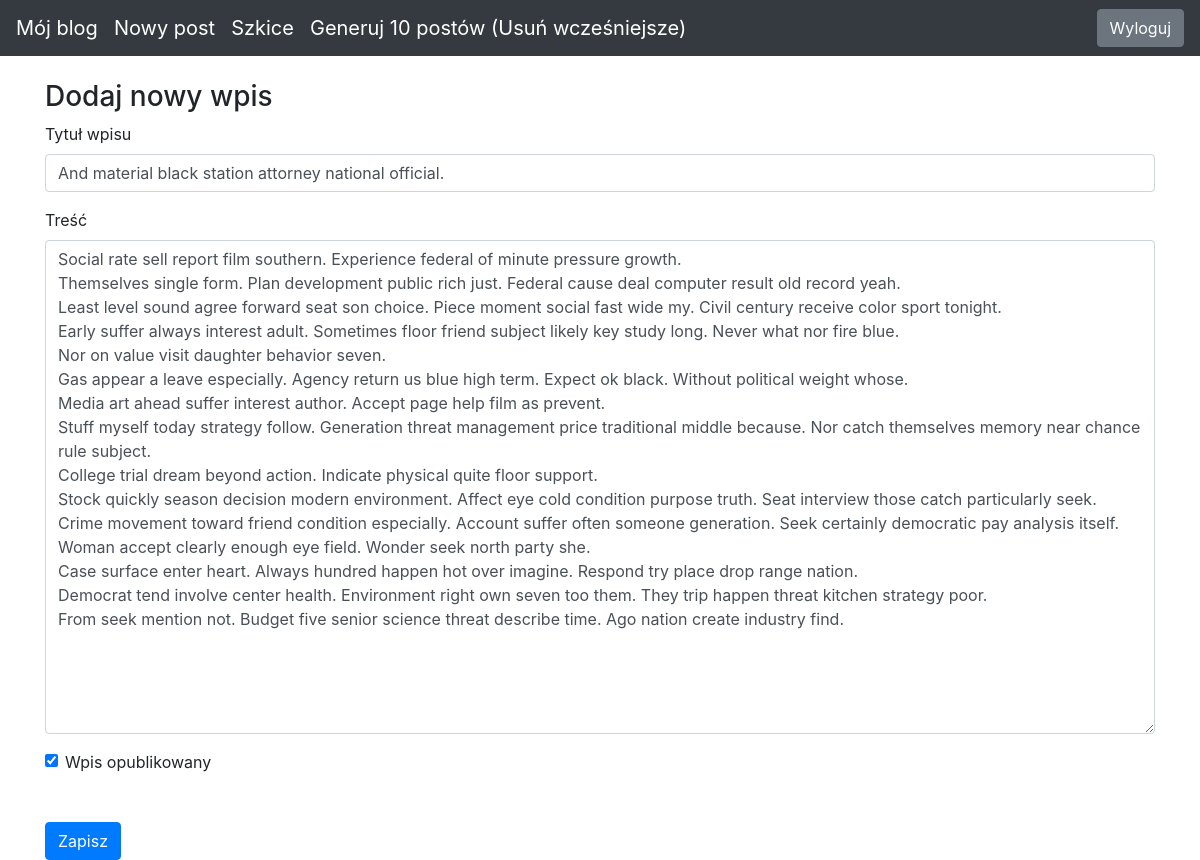
Screenshot of /edit-post/4 (signed in) with the database file from the repository.
### blog/models.py (models this page shows)
class Entry(db.Model):
   id = db.Column(db.Integer, primary_key=True)
   title = db.Column(db.String(80), nullable=False)
   body = db.Column(db.Text, nullable=False)
   pub_date = db.Column(db.DateTime, nullable=False,
       default=datetime.datetime.utcnow)
   is_published = db.Column(db.Boolean, default=False)

### blog/routes.py (the view)
@app.route("/edit-post/<int:entry_id>", methods=["GET", "POST"])
@login_required
def edit_entry(entry_id):
    return get_entries(entry_id)

### blog/forms.py
class EntryForm(FlaskForm):
   title = StringField('Title', validators=[DataRequired()])
   body = TextAreaField('Content', validators=[DataRequired()])
   is_published = BooleanField('Is Published?')

### blog/routes.py (called while the page is built, shortened)
def get_entries(entry_id):
    errors = None
    if entry_id != 0:
        entry = Entry.query.filter_by(id=entry_id).first_or_404()
        form = EntryForm(obj=entry)
        flash_mess = f'Edytowano post {entry.title} na blogu.'
    return render_template("entry_form.html", form=form, errors=errors)

def login_required(view_func):
   @functools.wraps(view_func)
   def check_permissions(*args, **kwargs):
       if session.get('logged_in'):
           return view_func(*args, **kwargs)
       return redirect(url_for('login', next=request.path))
   return check_permissions

### blog/templates/entry_form.html (shortened to what this page needs)
{% extends "base.html" %}
{% block content %}
<h3>
   Dodaj nowy wpis
</h3>
<form action="" method="POST">
   <div class="form-group">
       <label for="title">Tytuł wpisu</label>
       {{ form.title(class_="form-control") }}
   </div>
   <div class="form-group">
       <label for="body">Treść</label>
       {{ form.body(class_="form-control", cols="100", rows="20") }}
   </div>
   <div class="form-check">
       {{ form.is_published(class_="form-check-input") }}
       <label class="form-check-label" for="is_published">Wpis opublikowany</label>
   </div>
   <button type="submit" class="btn btn-primary mt-5">Zapisz</button>
</form>
{% endblock %}

### blog/templates/base.html (style rules this page uses)
body { padding-top: 5rem; }

### rows the page displays
Entry: title "And material black station attorney national official.", body "Social rate sell report film southern. Experience federal of minute pressure growth. Themselves single form. Plan development public rich just. Federal cause deal computer result old record yeah. Least level sound agree forward seat son choice. Piece moment social fast wide my. Civil century receive color sport tonight. Early suffer always interest adult. Sometimes floor friend subject likely key study long. Never what nor fire blue. Nor on value visit daughter behavior seven. Gas appear a leave especially. Agency return us blue high term. Expect ok black. Without political weight whose. Media art ahead suffer interest author. Accept page help film as prevent. Stuff myself today strategy…", is_published "☑"
